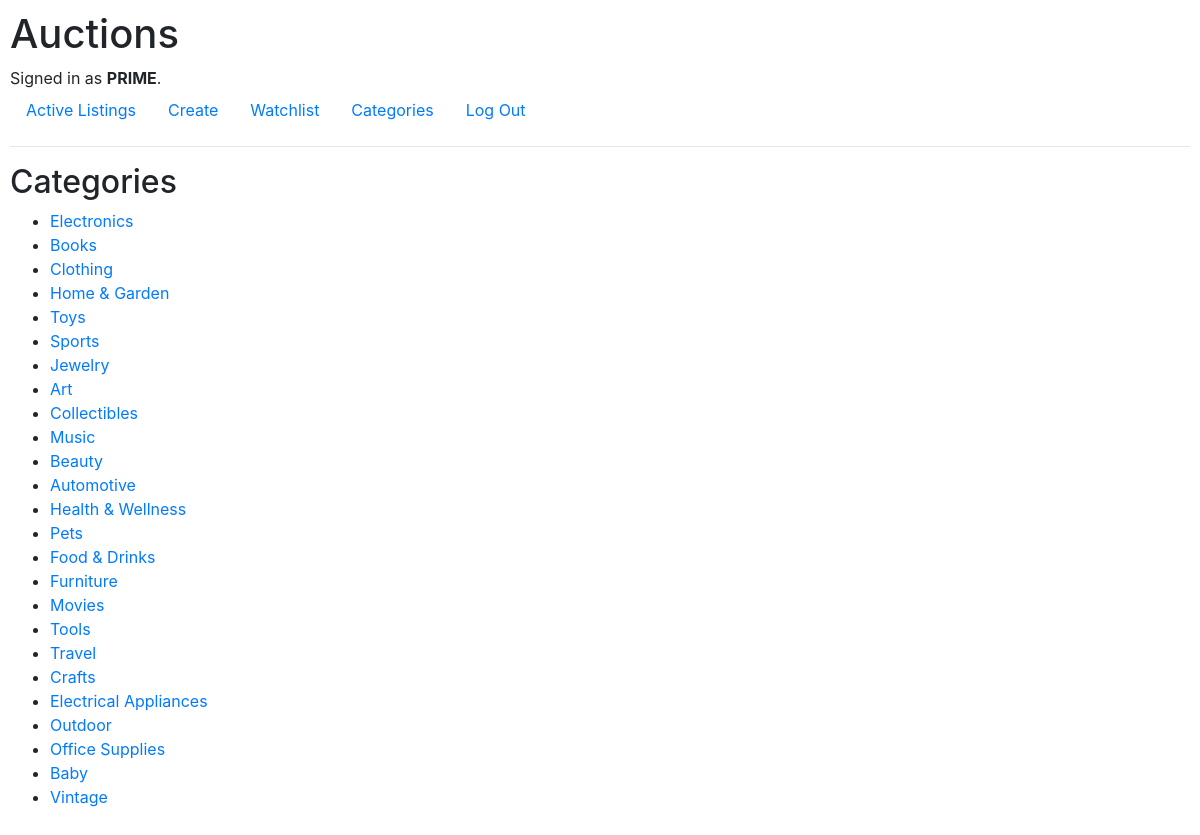
The app's page /categories/ (signed in) with its own data.
### auctions/models.py (models this page shows)
class User(AbstractUser):
    pass

class Category(models.Model):
    name = models.CharField(max_length=100)

### auctions/views.py (the view)
# urls.py: path('categories/', views.category_list, name='category_list'),
@login_required(login_url='registration')
def category_list(request):
    categories = Category.objects.all()
    return render(request, 'auctions/category_list.html', {'categories': categories})

### auctions/templates/auctions/category_list.html
{% extends "auctions/layout.html" %}
{% block body %}
  <h2>Categories</h2>
  <ul>
    {% for category in categories %}
      <li><a href="{% url 'active_auctions' category_id=category.id %}">{{ category.name }}</a></li>
    {% empty %}
      <li>No categories found.</li>
    {% endfor %}
  </ul>
{% endblock %}

### auctions/templates/auctions/layout.html (shortened to what this page needs)
{% load static %}
<!DOCTYPE html>
<html lang="en">
<head>
    <link rel="stylesheet" href="https://stackpath.bootstrapcdn.com/bootstrap/4.4.1/css/bootstrap.min.css">
    <link href="{% static 'auctions/styles.css' %}" rel="stylesheet">
</head>
<body>
<h1>Auctions</h1>
<div>
    {% if user.is_authenticated %}
        Signed in as <strong>{{ user.username }}</strong>.
    {% else %}
        Not signed in.
    {% endif %}
</div>
<ul class="nav">
    <li class="nav-item">
        <a class="nav-link" href="{% url 'index' %}">Active Listings</a>
    </li>
    <li class="nav-item">
        <a class="nav-link" href="{% url 'create_auction' %}">Create</a>
    </li>
    <li class="nav-item">
        <a class="nav-link" href="{% url 'watchlist' %}">Watchlist</a>
    </li>
    <li class="nav-item">
        <a class="nav-link" href="{% url 'category_list' %}">Categories</a>
    </li>
    {% if user.is_authenticated %}
        <li class="nav-item">
            <a class="nav-link" href="{% url 'logout' %}">Log Out</a>
        </li>
    {% endif %}
</ul>
<hr>
{% block body %}
{% endblock %}
</body>
</html>

### auctions/static/auctions/styles.css (style rules this page uses)
body { padding: 10px; }

### records on screen
User: username "PRIME"
Category: name "Electronics"
Category: name "Books"
Category: name "Clothing"
Category: name "Home & Garden"
Category: name "Toys"
Category: name "Sports"
Category: name "Jewelry"
Category: name "Art"
Category: name "Collectibles"
Category: name "Music"
Category: name "Beauty"
Category: name "Automotive"
Category: name "Health & Wellness"
Category: name "Pets"
Category: name "Food & Drinks"
Category: name "Furniture"
Category: name "Movies"
Category: name "Tools"
Category: name "Travel"
Category: name "Crafts"
Category: name "Electrical Appliances"
Category: name "Outdoor"
Category: name "Office Supplies"
Category: name "Baby"
Category: name "Vintage"
